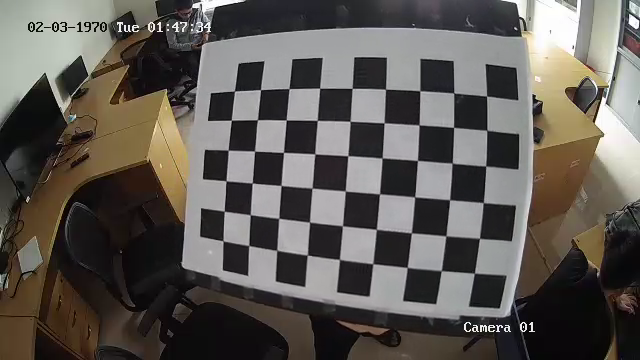
#> input picture images/img0.png, 640 x 360 px; its folder holds only this picture in this run
$ python check.py
#> lines starting #> are read from the running program, lines starting #| are printed output that depends on the picture; after the words box and inside, x2 and y2 are one past the last pixel; in counts of white or black regions, pixels touching at a corner belong together
import numpy as np
import cv2 as cv
import glob
import pickle
import os


################ FIND CHESSBOARD CORNERS - OBJECT POINTS AND IMAGE POINTS #############################

chessboardSize = (9,6)
frameSize = (640,360)


# termination criteria
criteria = (cv.TERM_CRITERIA_EPS + cv.TERM_CRITERIA_MAX_ITER, 30, 0.001)


# prepare object points, like (0,0,0), (1,0,0), (2,0,0) ....,(6,5,0)
objp = np.zeros((chessboardSize[0] * chessboardSize[1], 3), np.float32)
objp[:,:2] = np.mgrid[0:chessboardSize[0],0:chessboardSize[1]].T.reshape(-1,2)

size_of_chessboard_squares_mm = 40
objp = objp * size_of_chessboard_squares_mm


# Arrays to store object points and image points from all the images.
objpoints = [] # 3d point in real world space
imgpoints = [] # 2d points in image plane.


images = glob.glob('/home/hoangpm/AICS/anti_motor_thief/CameraCalibration1/images/*.png')

for image in images:

    img = cv.imread(image)
#> img is the input picture: shape (360, 640, 3); mean B, G, R 84.3, 89.3, 93.9
    image_name = os.path.basename(image)
    gray = cv.cvtColor(img, cv.COLOR_BGR2GRAY)
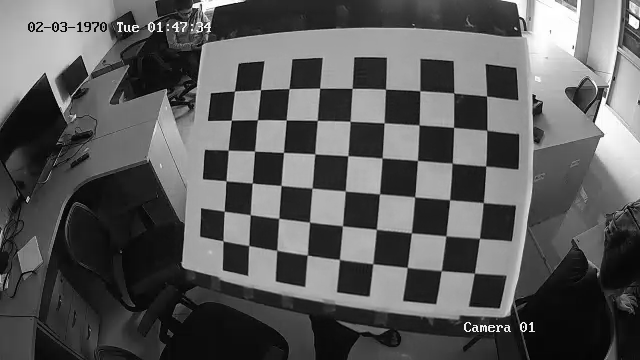
#> gray: shape (360, 640); min 0, max 255, mean 90.1
    print(image)
    # Find the chess board corners
    ret, corners = cv.findChessboardCorners(gray, chessboardSize, None)
#> ret = True; corners = 54 rows, first 8: [474.4, 273.3], [441.2, 270.7], [407.2, 267.4], [372.7, 263.7], [339.4, 259.4], [307.3, 255], [276.9, 250.2], [248.8, 245.5]

    # If found, add object points, image points (after refining them)
    if ret == True:

        objpoints.append(objp)
        corners2 = cv.cornerSubPix(gray, corners, (11,11), (-1,-1), criteria)
#> corners2 = 54 rows, first 8: [474.4, 273.2], [441.3, 270.7], [407.2, 267.5], [372.8, 263.7], [339.5, 259.5], [307.4, 255], [276.7, 250.4], [248.7, 245.6]
        imgpoints.append(corners)

        # Draw and display the corners
        cv.drawChessboardCorners(img, chessboardSize, corners2, ret)
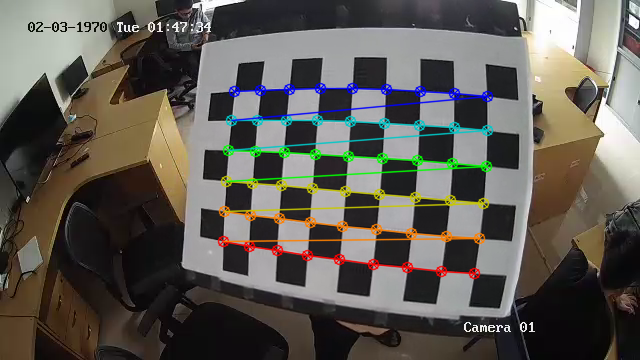
#> img: shape (360, 640, 3); 5.44% of pixels changed, all inside (x1, y1, x2, y2) = (217, 82, 494, 280)
        # [5 lines of commented-out code are left out]
        cv.imwrite("visual"+image_name, img)


cv.destroyAllWindows()

$ run again, on images/img4.png
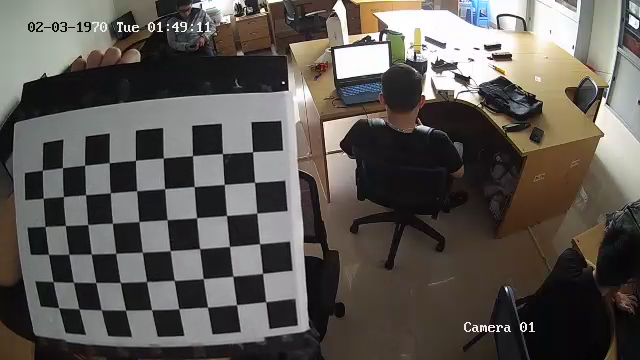
#> input picture images/img4.png, 640 x 360 px
#> img is the input picture: shape (360, 640, 3); mean B, G, R 82.5, 87, 91.8
#> `gray = cv.cvtColor(img, cv.COLOR_BGR2GRAY)`:
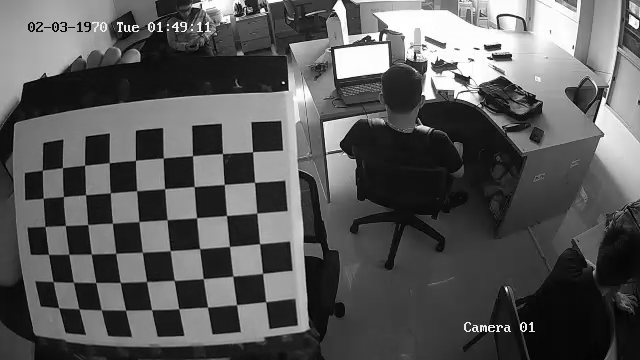
#> gray: shape (360, 640); min 0, max 255, mean 87.9
#> ret = True; corners = 54 rows, first 8: [266, 302], [236.7, 304.5], [207.5, 307], [178.9, 308.5], [151.6, 309.9], [125.5, 310], [101, 309.6], [78.98, 308.9]
#> corners2 = 54 rows, first 8: [265.6, 301.7], [236.5, 304.7], [207.5, 307.2], [178.8, 308.7], [151.6, 309.7], [125.5, 310.2], [101.3, 309.9], [78.88, 308.9]
#> `cv.drawChessboardCorners(img, chessboardSize, corners2, ret)`:
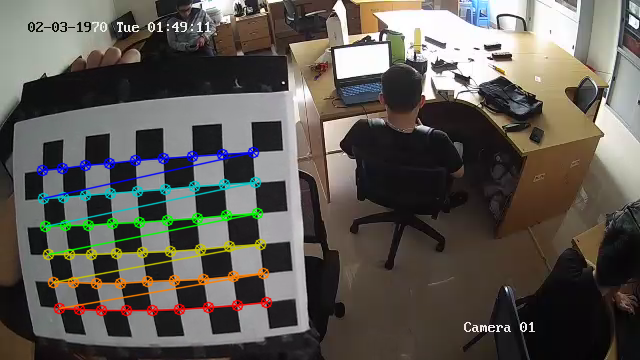
#> img: shape (360, 640, 3); 4.76% of pixels changed, all inside (x1, y1, x2, y2) = (36, 146, 273, 317)

$ run again, on images/img5.png
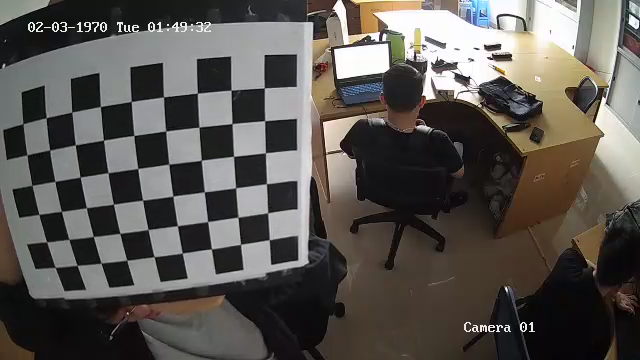
#> input picture images/img5.png, 640 x 360 px
#> img is the input picture: shape (360, 640, 3); mean B, G, R 82, 86.1, 90.3
#> `gray = cv.cvtColor(img, cv.COLOR_BGR2GRAY)`:
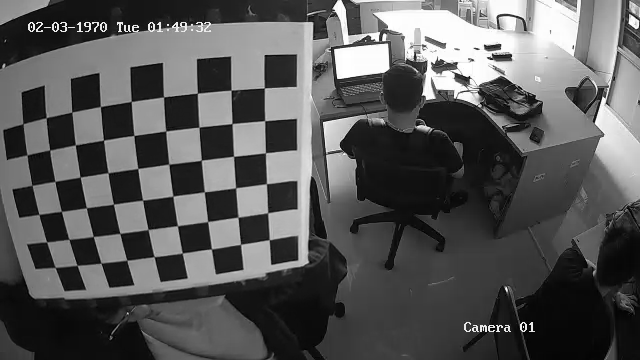
#> gray: shape (360, 640); min 0, max 255, mean 86.8
#> ret = True; corners = 54 rows, first 8: [269, 239.7], [240.6, 244.2], [211.5, 249], [182.4, 252.8], [154, 256.6], [127, 260], [100.7, 263], [77.34, 265.3]
#> corners2 = 54 rows, first 8: [269.3, 239.7], [240.5, 244.4], [211.4, 248.9], [182.3, 253.1], [154, 256.7], [126.7, 260.3], [101, 263.2], [77.08, 265.3]
#> `cv.drawChessboardCorners(img, chessboardSize, corners2, ret)`:
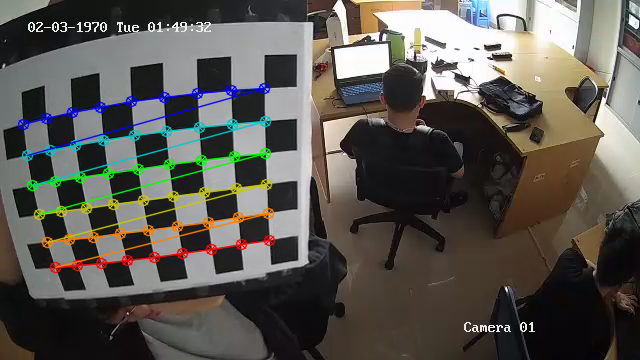
#> img: shape (360, 640, 3); 5.02% of pixels changed, all inside (x1, y1, x2, y2) = (17, 82, 276, 274)

$ run again, on images/img6.png
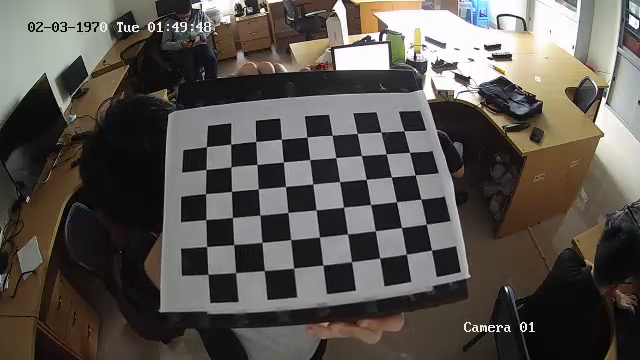
#> input picture images/img6.png, 640 x 360 px
#> img is the input picture: shape (360, 640, 3); mean B, G, R 79.6, 84.3, 89.7
#> `gray = cv.cvtColor(img, cv.COLOR_BGR2GRAY)`:
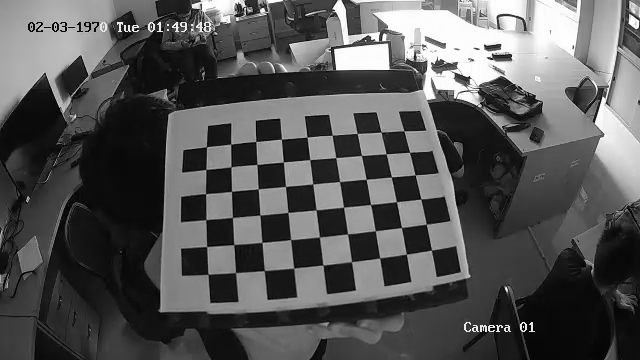
#> gray: shape (360, 640); min 0, max 255, mean 85.3
#> ret = True; corners = 54 rows, first 8: [431.3, 250], [406.3, 254], [379.8, 257.9], [351.2, 262], [322.9, 265], [294, 268], [264.1, 270.3], [235.4, 272.5]
#> corners2 = 54 rows, first 8: [431.4, 250.2], [406.4, 254.2], [379.6, 257.9], [351.5, 261.7], [322.9, 265.1], [293.7, 268.1], [264.3, 270.5], [235.5, 272.6]
#> `cv.drawChessboardCorners(img, chessboardSize, corners2, ret)`:
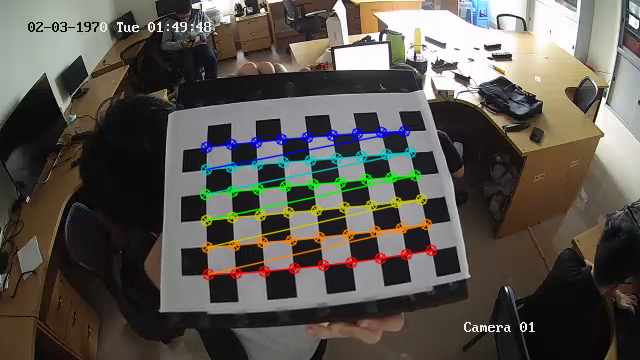
#> img: shape (360, 640, 3); 4.72% of pixels changed, all inside (x1, y1, x2, y2) = (199, 125, 438, 281)

$ run again, on images/img1.png
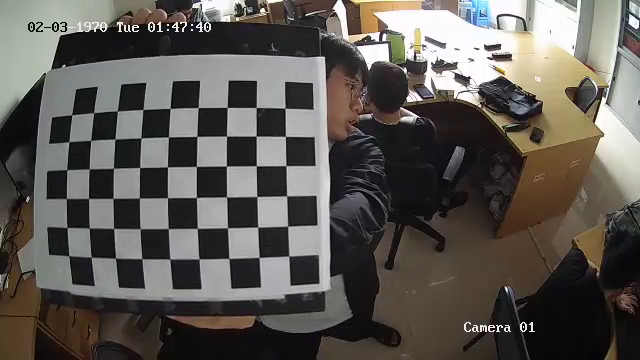
#> input picture images/img1.png, 640 x 360 px
#> img is the input picture: shape (360, 640, 3); mean B, G, R 84.1, 88.6, 92.9
#> `gray = cv.cvtColor(img, cv.COLOR_BGR2GRAY)`:
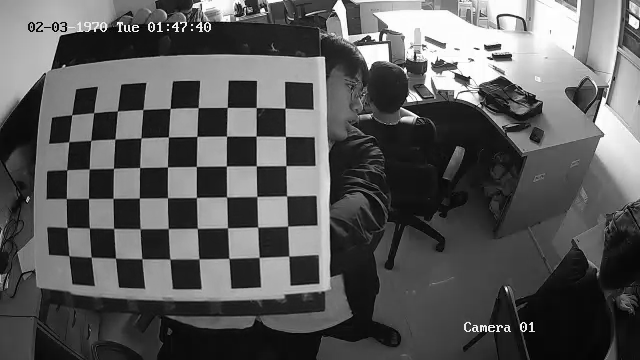
#> gray: shape (360, 640); min 0, max 255, mean 89.3
#> ret = True; corners = 54 rows, first 8: [288.8, 256.1], [259.2, 257.2], [228.9, 258.3], [199.3, 258.6], [170, 259.3], [141.8, 258.8], [115.1, 257.9], [91.26, 256.9]
#> corners2 = 54 rows, first 8: [288.8, 256.1], [259.2, 257.4], [228.9, 258.4], [198.8, 258.9], [169.8, 259], [141.8, 258.7], [115.6, 258.2], [91.07, 257.2]
#> `cv.drawChessboardCorners(img, chessboardSize, corners2, ret)`:
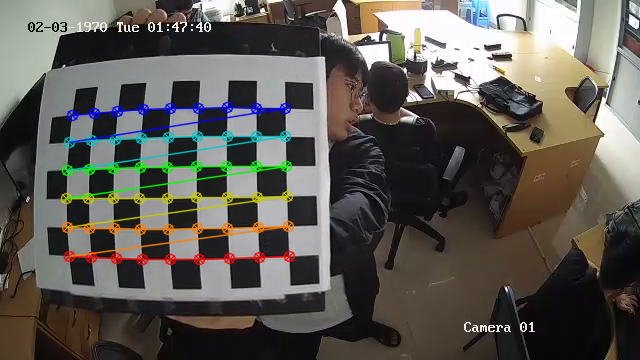
#> img: shape (360, 640, 3); 4.87% of pixels changed, all inside (x1, y1, x2, y2) = (60, 101, 296, 266)
